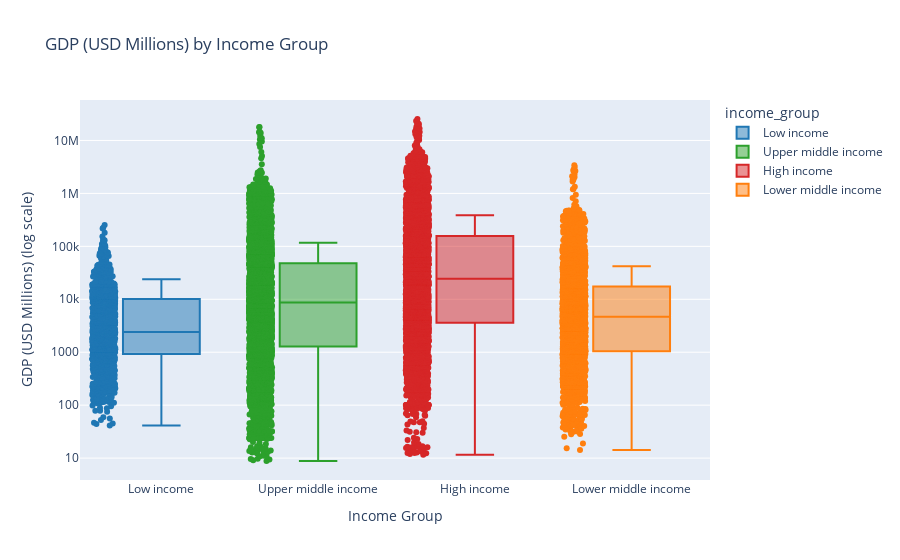
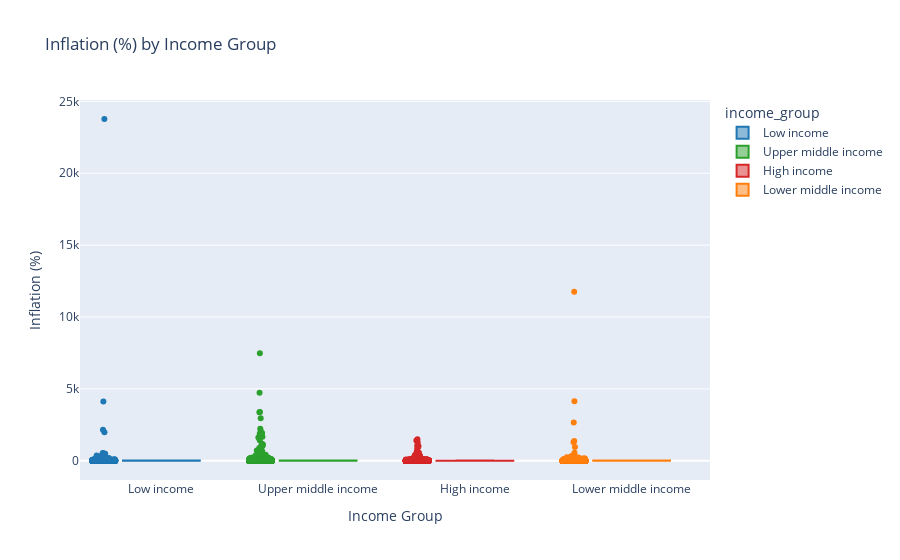
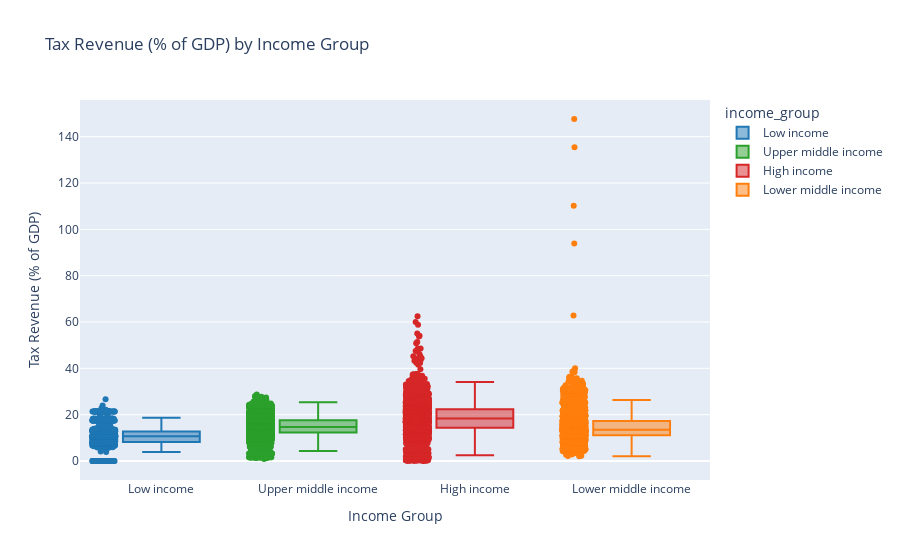

Notebook cell for these charts, in order:
### Code cell
#Loop through indicators
for col, label in econ_indicators.items():
    print(f"\n=== Analyzing {label} ===")
    data = cleanmerged_df[['income_group', col]].dropna()

    # Summary statistics
    summary_df = data.groupby('income_group')[col].agg(['count','mean','std','median'])
    results[col] = {'summary': summary_df}
    print(summary_df, "\n")

    #Plotly Boxplot
    fig = px.box(
        data, 
        x='income_group', 
        y=col, 
        color='income_group', 
        points='all',
        hover_data=['income_group'],
        color_discrete_map=palette,
        title=f"{label} by Income Group"
    )
    if col == 'gdp_current_usd_M':
        fig.update_yaxes(type='log', title=f"{label} (log scale)")
    else:
        fig.update_yaxes(title=label)
    fig.update_xaxes(title="Income Group")
    fig.show()

    #Normality check
    stat, pval = shapiro(data[col])
    print(f"Shapiro-Wilk test p-value: {pval:.4f}")

    # Variance check
    groups = [g[col].values for _, g in data.groupby('income_group')]
    lev_stat, lev_p = levene(*groups)
    print(f"Levene test p-value (equal variances): {lev_p:.4f}")

    #ANOVA
    model = ols(f'{col} ~ C(income_group)', data=data).fit()
    anova_table = anova_lm(model, typ=2)
    print("\nANOVA results:")
    print(anova_table)
    results[col]['anova'] = anova_table

    #Tukey post-hoc
    tukey = pairwise_tukeyhsd(endog=data[col], groups=data['income_group'], alpha=0.05)
    print("\nTukey post-hoc results:")
    print(tukey.summary())
    results[col]['tukey'] = tukey.summary()

    #QQ plot of residuals
    sm.qqplot(model.resid, line='s')
    plt.title(f"QQ Plot - {label}")
    plt.show()

### Figure 1 — Plotly figure (JSON) as saved in the notebook; plotly's stock layout.template omitted (floating-point values rounded to 4 significant figures; data arrays with more than 128 entries replaced by an {"elided": "..."} marker saying what was removed)
{"data": [{"alignmentgroup": "True", "boxpoints": "all", "hovertemplate": "income_group=%{x}<br>gdp_current_usd_M=%{y}<extra></extra>", "legendgroup": "Low income", "marker": {"color": "#1f77b4"}, "name": "Low income", "notched": false, "offsetgroup": "Low income", "orientation": "v", "showlegend": true, "type": "box", "x": {"elided": "1664 str values"}, "x0": " ", "xaxis": "x", "y": {"elided": "1664 float values"}, "y0": " ", "yaxis": "y"}, {"alignmentgroup": "True", "boxpoints": "all", "hovertemplate": "income_group=%{x}<br>gdp_current_usd_M=%{y}<extra></extra>", "legendgroup": "Upper middle income", "marker": {"color": "#2ca02c"}, "name": "Upper middle income", "notched": false, "offsetgroup": "Upper middle income", "orientation": "v", "showlegend": true, "type": "box", "x": {"elided": "3456 str values"}, "x0": " ", "xaxis": "x", "y": {"elided": "3456 float values"}, "y0": " ", "yaxis": "y"}, {"alignmentgroup": "True", "boxpoints": "all", "hovertemplate": "income_group=%{x}<br>gdp_current_usd_M=%{y}<extra></extra>", "legendgroup": "High income", "marker": {"color": "#d62728"}, "name": "High income", "notched": false, "offsetgroup": "High income", "orientation": "v", "showlegend": true, "type": "box", "x": {"elided": "4736 str values"}, "x0": " ", "xaxis": "x", "y": {"elided": "4736 float values"}, "y0": " ", "yaxis": "y"}, {"alignmentgroup": "True", "boxpoints": "all", "hovertemplate": "income_group=%{x}<br>gdp_current_usd_M=%{y}<extra></extra>", "legendgroup": "Lower middle income", "marker": {"color": "#ff7f0e"}, "name": "Lower middle income", "notched": false, "offsetgroup": "Lower middle income", "orientation": "v", "showlegend": true, "type": "box", "x": {"elided": "3200 str values"}, "x0": " ", "xaxis": "x", "y": {"elided": "3200 float values"}, "y0": " ", "yaxis": "y"}], "layout": {"boxmode": "overlay", "legend": {"title": {"text": "income_group"}, "tracegroupgap": 0}, "title": {"text": "GDP (USD Millions) by Income Group"}, "xaxis": {"anchor": "y", "categoryarray": ["Low income", "Upper middle income", "High income", "Lower middle income"], "categoryorder": "array", "domain": [0, 1], "title": {"text": "Income Group"}}, "yaxis": {"anchor": "x", "domain": [0, 1], "title": {"text": "GDP (USD Millions) (log scale)"}, "type": "log"}}}

### Figure 2 — Plotly figure (JSON) as saved in the notebook; plotly's stock layout.template omitted (floating-point values rounded to 4 significant figures; data arrays with more than 128 entries replaced by an {"elided": "..."} marker saying what was removed)
{"data": [{"alignmentgroup": "True", "boxpoints": "all", "hovertemplate": "income_group=%{x}<br>inflation_yr_pct=%{y}<extra></extra>", "legendgroup": "Low income", "marker": {"color": "#1f77b4"}, "name": "Low income", "notched": false, "offsetgroup": "Low income", "orientation": "v", "showlegend": true, "type": "box", "x": {"elided": "1664 str values"}, "x0": " ", "xaxis": "x", "y": {"elided": "1664 float values"}, "y0": " ", "yaxis": "y"}, {"alignmentgroup": "True", "boxpoints": "all", "hovertemplate": "income_group=%{x}<br>inflation_yr_pct=%{y}<extra></extra>", "legendgroup": "Upper middle income", "marker": {"color": "#2ca02c"}, "name": "Upper middle income", "notched": false, "offsetgroup": "Upper middle income", "orientation": "v", "showlegend": true, "type": "box", "x": {"elided": "3456 str values"}, "x0": " ", "xaxis": "x", "y": {"elided": "3456 float values"}, "y0": " ", "yaxis": "y"}, {"alignmentgroup": "True", "boxpoints": "all", "hovertemplate": "income_group=%{x}<br>inflation_yr_pct=%{y}<extra></extra>", "legendgroup": "High income", "marker": {"color": "#d62728"}, "name": "High income", "notched": false, "offsetgroup": "High income", "orientation": "v", "showlegend": true, "type": "box", "x": {"elided": "4736 str values"}, "x0": " ", "xaxis": "x", "y": {"elided": "4736 float values"}, "y0": " ", "yaxis": "y"}, {"alignmentgroup": "True", "boxpoints": "all", "hovertemplate": "income_group=%{x}<br>inflation_yr_pct=%{y}<extra></extra>", "legendgroup": "Lower middle income", "marker": {"color": "#ff7f0e"}, "name": "Lower middle income", "notched": false, "offsetgroup": "Lower middle income", "orientation": "v", "showlegend": true, "type": "box", "x": {"elided": "3200 str values"}, "x0": " ", "xaxis": "x", "y": {"elided": "3200 float values"}, "y0": " ", "yaxis": "y"}], "layout": {"boxmode": "overlay", "legend": {"title": {"text": "income_group"}, "tracegroupgap": 0}, "title": {"text": "Inflation (%) by Income Group"}, "xaxis": {"anchor": "y", "categoryarray": ["Low income", "Upper middle income", "High income", "Lower middle income"], "categoryorder": "array", "domain": [0, 1], "title": {"text": "Income Group"}}, "yaxis": {"anchor": "x", "domain": [0, 1], "title": {"text": "Inflation (%)"}}}}

### Figure 3 — Plotly figure (JSON) as saved in the notebook; plotly's stock layout.template omitted (floating-point values rounded to 4 significant figures; data arrays with more than 128 entries replaced by an {"elided": "..."} marker saying what was removed)
{"data": [{"alignmentgroup": "True", "boxpoints": "all", "hovertemplate": "income_group=%{x}<br>tax_revenue_pct=%{y}<extra></extra>", "legendgroup": "Low income", "marker": {"color": "#1f77b4"}, "name": "Low income", "notched": false, "offsetgroup": "Low income", "orientation": "v", "showlegend": true, "type": "box", "x": {"elided": "1664 str values"}, "x0": " ", "xaxis": "x", "y": {"elided": "1664 float values"}, "y0": " ", "yaxis": "y"}, {"alignmentgroup": "True", "boxpoints": "all", "hovertemplate": "income_group=%{x}<br>tax_revenue_pct=%{y}<extra></extra>", "legendgroup": "Upper middle income", "marker": {"color": "#2ca02c"}, "name": "Upper middle income", "notched": false, "offsetgroup": "Upper middle income", "orientation": "v", "showlegend": true, "type": "box", "x": {"elided": "3456 str values"}, "x0": " ", "xaxis": "x", "y": {"elided": "3456 float values"}, "y0": " ", "yaxis": "y"}, {"alignmentgroup": "True", "boxpoints": "all", "hovertemplate": "income_group=%{x}<br>tax_revenue_pct=%{y}<extra></extra>", "legendgroup": "High income", "marker": {"color": "#d62728"}, "name": "High income", "notched": false, "offsetgroup": "High income", "orientation": "v", "showlegend": true, "type": "box", "x": {"elided": "4736 str values"}, "x0": " ", "xaxis": "x", "y": {"elided": "4736 float values"}, "y0": " ", "yaxis": "y"}, {"alignmentgroup": "True", "boxpoints": "all", "hovertemplate": "income_group=%{x}<br>tax_revenue_pct=%{y}<extra></extra>", "legendgroup": "Lower middle income", "marker": {"color": "#ff7f0e"}, "name": "Lower middle income", "notched": false, "offsetgroup": "Lower middle income", "orientation": "v", "showlegend": true, "type": "box", "x": {"elided": "3200 str values"}, "x0": " ", "xaxis": "x", "y": {"elided": "3200 float values"}, "y0": " ", "yaxis": "y"}], "layout": {"boxmode": "overlay", "legend": {"title": {"text": "income_group"}, "tracegroupgap": 0}, "title": {"text": "Tax Revenue (% of GDP) by Income Group"}, "xaxis": {"anchor": "y", "categoryarray": ["Low income", "Upper middle income", "High income", "Lower middle income"], "categoryorder": "array", "domain": [0, 1], "title": {"text": "Income Group"}}, "yaxis": {"anchor": "x", "domain": [0, 1], "title": {"text": "Tax Revenue (% of GDP)"}}}}
